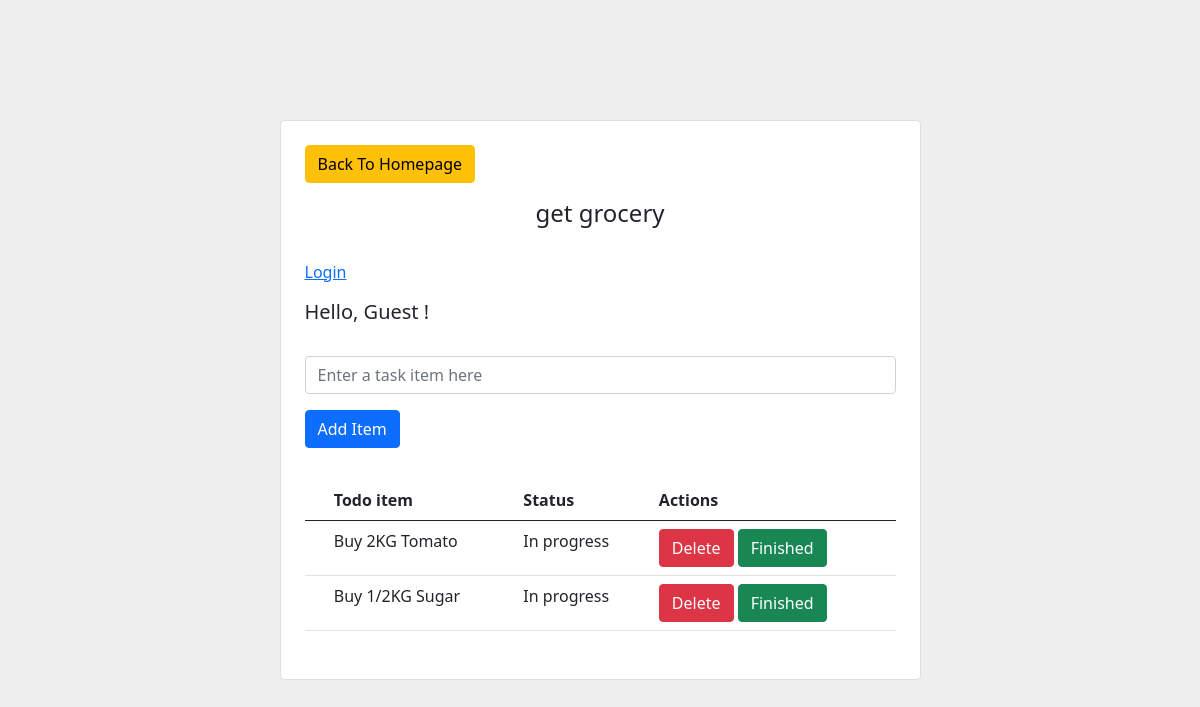
Page /todolistpage/16 on the committed database.
### todoapp/models.py (models this page shows)
class TodoList(models.Model):
    name = models.CharField(max_length=110, unique=True)

class TodoListItem(models.Model):
    content = models.TextField()
    status = models.BooleanField(default=False)
    todo = models.ForeignKey(TodoList, on_delete=models.CASCADE)

### todoapp/views.py (the view)
# urls.py: path('todolistpage/<int:i>', todolistpage, name='todolistpage'),
def todolistpage(request, i):
    todo = TodoList.objects.get(id=i)
    todo_items = TodoListItem.objects.filter(todo=todo)
    return render(request, 'todolist.html', {'todo_items': todo_items, 'todo':todo})

### templates/todolist.html (shortened to what this page needs)
<!DOCTYPE html>
<html lang="en">
    <head>
        <link href="https://cdn.jsdelivr.net/npm/bootstrap@5.0.2/dist/css/bootstrap.min.css" rel="stylesheet">
    </head>
    <body>
        <section class="vh-100" style="background-color: #eee;">
  <div class="container py-5 h-100">
    <div class="row d-flex justify-content-center align-items-center h-100">
      <div class="col col-lg-9 col-xl-7">
        <div class="card rounded-3">
          <div class="card-body p-4">
            <a href="{% url 'home' %}"><button type="button" class="btn btn-warning">Back To Homepage</button></a>
            <h4 class="text-center my-3 pb-3">{{todo.name}}</h4>
            <div class="text-left">
                {% if user.is_authenticated %}
                    <a href="{% url 'logout' %}">Logout</a>
                    <a href="{% url 'password_change' %}">Change Password</a>
                {% else %}
                    <a href="{% url 'login' %}">Login</a>
                {% endif %}
            </div>
            <h5 class="text-right my-3 pb-3">Hello, {{user.username|default:'Guest'}} !</h5>
            <form action="{% url 'additem' i=todo.id %}" method="post" class="row row-cols-lg-auto g-3 justify-content-center align-items-center mb-4 pb-2">
              <div class="col-12">
                <div class="form-outline">
                  <input type="text" id="form1" name="content" class="form-control" placeholder="Enter a task item here" />
                </div>
              </div>
              <div class="col-12">
                <button type="submit" class="btn btn-primary">Add Item</button>
              </div>
            </form>
            <table class="table mb-4">
              <thead>
                <tr>
                  <th scope="col">  </th>
                  <th scope="col">Todo item</th>
                  <th scope="col">Status</th>
                  <th scope="col">Actions</th>
                </tr>
              </thead>
              <tbody>
                {% for listitem in todo_items %}
                <tr>
                  <th scope="row"></th>
                  <td>{{listitem.content}}</td>
                  <td>{% if listitem.status == True %}Finished{% else %}In progress{% endif %}</td>
                  <td>
                    <form action="{% url 'deleteitem' i=listitem.id %}" style="display:inline">
                        <button type="submit" class="btn btn-danger">Delete</button>
                    </form>
                    <form action="{% url 'updateitem' i=listitem.id %}" style="display:inline">
                        <button type="submit" class="btn btn-success">Finished</button>
                    </form>
                  </td>
                </tr>
                {% endfor %}
              </tbody>
            </table>
          </div>
        </div>
      </div>
    </div>
  </div>
</section>
    </body>
</html>

### rows in the picture
TodoList: name "get grocery"
TodoListItem: content "Buy 2KG Tomato", status "In progress"
TodoListItem: content "Buy 1/2KG Sugar", status "In progress"

### other values in the picture
{{ user.username|default:'Guest' }} "Guest"
